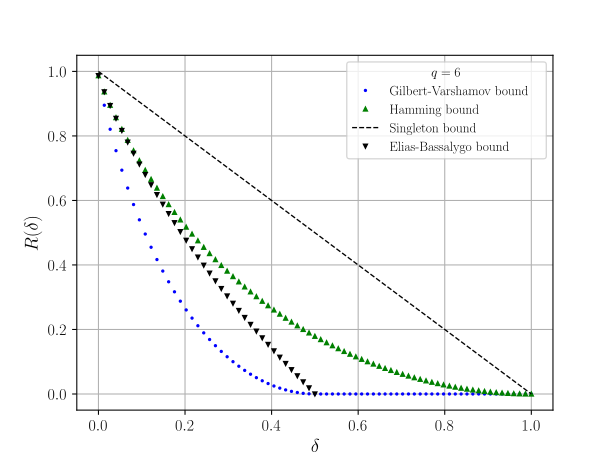

Python code for this plot:
import numpy as np
import matplotlib.pyplot as plt
import numpy.polynomial.polynomial as poly
from scipy.optimize import curve_fit
from scipy.stats import norm
from scipy.stats import entropy
import math

###################################

blocklength = 200
q = 2

####################################

def generator(q):
	generator = []
	alpha = int(np.floor(q/2))
	generator.append(1)
	for i in range (1, alpha):
		generator.append(2)
	if q % 2 == 0:
		generator.append(1)
	else:
		generator.append(2)
	return(generator)

#####################################

def mean(q):
	if q%2 == 0:
		mean = q/4
	else:
		mean = (q*q - 1)/(4*q)
	return(mean)

######################################

def givendist(q):
	alpha = int(np.floor(q/2))
	givendist = []
	givendist.append(1/q)
	for i in range (1, alpha):
		givendist.append(2/q)
	if q % 2 == 0:
		givendist.append(1/q)
	else:
		givendist.append(2/q)
	return(givendist)

######################################

def kllamb(p, lamb, generator, q):
	array = []
	number = 0
	for item in givendist(q):
		array.append(item*np.exp(-1*number*lamb))
		number = number + 1
	return(-1*p*lamb - np.log(np.sum(array)))

######################################

def kl1(p, generator, q):
	X1 = []
	Y1 = []
	for lamb in np.linspace(0, 8, 500):
		X1.append(lamb)
		Y1.append(kllamb(p, lamb, generator, q))
	return(X1[np.argmax(Y1)])

######################################

def kl(p, generator, q):
	X1 = []
	Y1 = []
	for lamb in np.linspace(0, 8, 500):
		X1.append(lamb)
		Y1.append(kllamb(p, lamb, generator, q))
	return(np.max(Y1))

######################################
'''
X = []
Y = []
Z = []

for p in np.linspace(0.1, mean(q), 100):
	X.append(p)
	Y.append(kl1(p, generator, q))
'''
def f(p, a):
    #return(a*np.float_power(p - mean(q), 1/q))
    return(a*np.float_power(p, 1/q) - a*np.float_power(mean(q), 1/q))
'''
parameters = curve_fit(f, X, Y)

print(parameters[0][0])
'''
######################################

def kl2(p, generator, q):
    return(kllamb(p, f(p, -0.315*q - 6), generator, q))
    #return(kllamb(p, f(p, -7), generator, q))
    #return(kllamb(p, f(p, parameters[0][0]), generator, q))


######################################

delta = []
hamming = []
gv = []
eb  = []
singleton = []

for d in np.linspace(0, 2*mean(q), 75):
    delta.append(d)
    if(d > mean(q)):
        gv.append(0)
    else:
        gv.append(kl2(d, generator, q)/np.log(q))
    hamming.append(kl2(d/2, generator, q)/np.log(q))
    if q%2==0:
        if 1-4*(q-1)*d/(q*q) > 0:
            singleton.append(1-4*(q-1)*d/(q*q))
        else:
            singleton.append(0)
    else:
        if(1-4*d/(q-1) > 0):
            singleton.append(1-4*d/(q-1))
        else:
            singleton.append(0)
    number = mean(q)*(1-np.sqrt(1-d/mean(q)))
    eb.append(kl2(number, generator, q)/np.log(q))
plt.rc('text', usetex=True)
plt.rc('font', family='serif')

fig, ax = plt.subplots()

#plt.plot(X, Y2, marker = '.', color = 'b', label = r'Numerical Simulation', linewidth = '1')
#plt.plot(X, Z2, color = 'r', label = r'Gaussian Approximation', linewidth = '0', marker = '^', markersize = '2')
#plt.plot(X, W2, 'g', label = r'Full Sanov theorem approximation')
#plt.plot(X, W3, 'k', linestyle = 'dashed', label = r'Sanov theorem with chosen function', linewidth = '3')

plt.plot(delta, gv, color = 'b', marker = '.', label = r'Gilbert-Varshamov bound', linewidth = '0', markersize = '3')
plt.plot(delta, hamming, 'g', marker = '^', label = r'Hamming bound', linewidth = '0', markersize = '3')
plt.plot(delta, singleton, '--k', label = r'Singleton bound', linewidth = '1', markersize = '3')
plt.plot(delta, eb, color = 'k', marker = 'v', label = r'Elias-Bassalygo bound', linewidth = '0', markersize = '3')

plt.xlabel(r'$\displaystyle \delta$', fontsize = '14')
plt.ylabel(r'$\displaystyle R(\delta)$', fontsize = '14')

plt.legend(loc='upper right', title=r'$\displaystyle q = 6$')

plt.xticks(fontsize = '12')
plt.yticks(fontsize = '12')

plt.grid(True)

#fig.savefig('myimage.pdf', format='pdf', dpi=1200)
fig.savefig('bounds.svg', format='svg', dpi=1200)
plt.show()

